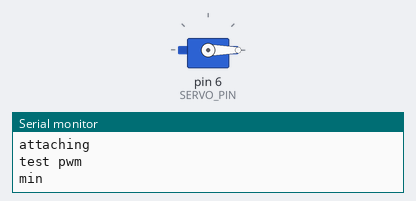
This sketch was run on a simulated Arduino Uno, built with avr-gcc and run on an emulated ATmega328P. Shown: servo, the last lines printed to the serial monitor.

Above: at 0.05 s.
At 6.0 s:
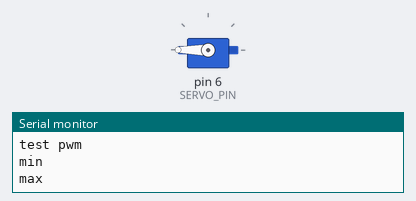
Timing chart, 0 to 7.8 s (numbered marks = the images above):
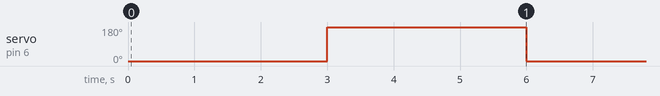

Measured:
- by itself, servo on pin 6 (SERVO_PIN): alternates 180° for 3.0 s and 0° for 3.0 s

The sketch:

servo.ino
```cpp
#include <Servo.h>

const int SERVO_PIN = 6;

Servo servo;

void setup() {
  Serial.begin(9600);
  Serial.println("attaching");
  servo.attach(SERVO_PIN, 1000, 2000);
  Serial.println("test pwm");
}

void loop() {
  Serial.println("min");
  servo.writeMicroseconds(1000);
  delay(3000);
  Serial.println("max");
  servo.writeMicroseconds(2000);
  delay(3000);
}
```
